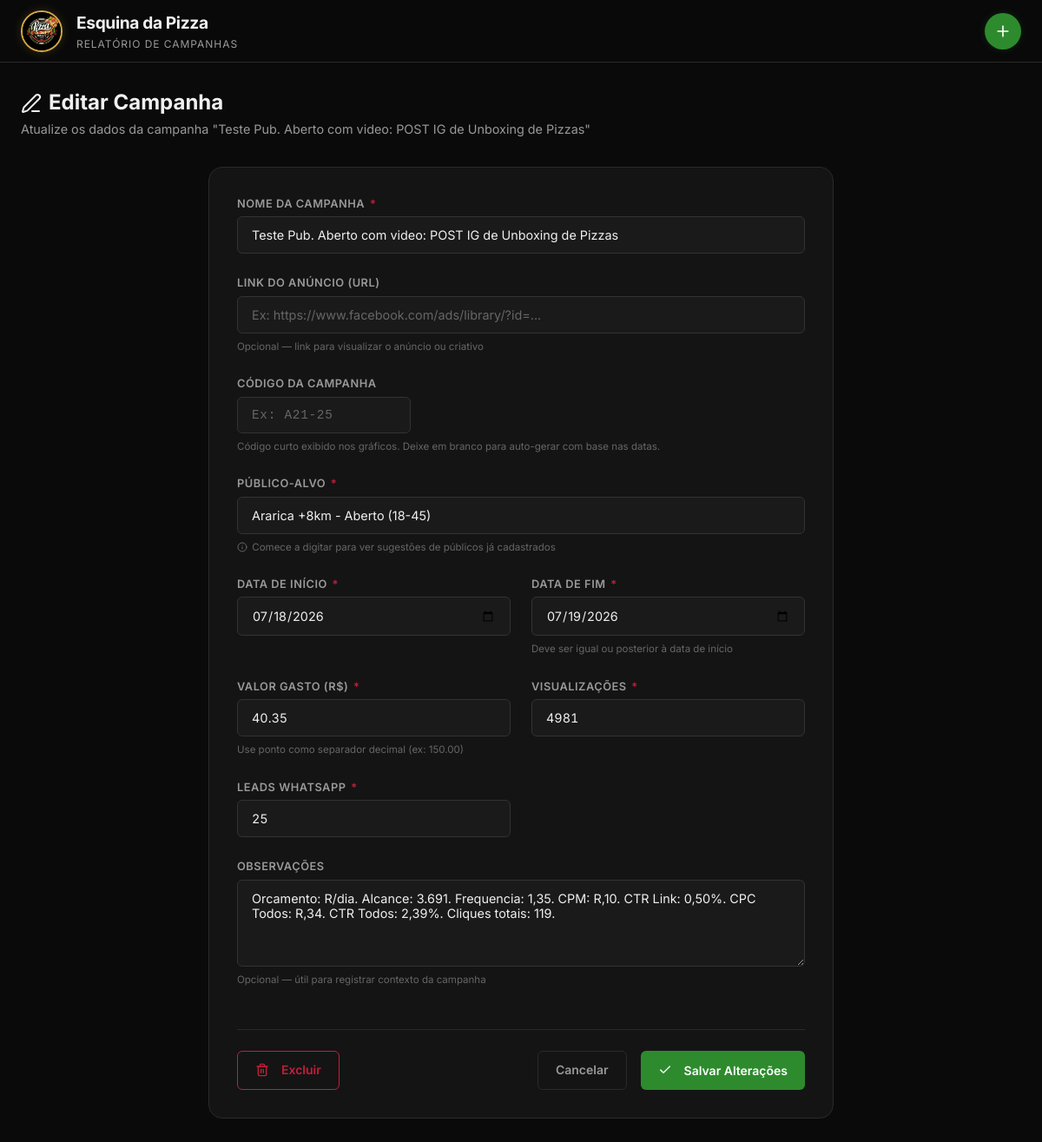
/editar-campanha/7, run on the app's committed database.
### tables this page shows
CREATE TABLE campanhas (
            id INTEGER PRIMARY KEY AUTOINCREMENT,
            nome_campanha TEXT NOT NULL,
            publico_alvo TEXT NOT NULL,
            data_inicio DATE NOT NULL,
            data_fim DATE NOT NULL,
            valor_gasto REAL NOT NULL,
            visualizacoes INTEGER NOT NULL,
            conversas_iniciadas INTEGER NOT NULL,
            observacoes TEXT
        , codigo_campanha TEXT, link_anuncio TEXT);

### app.py (the view, shortened to what this page needs)
@app.route('/editar-campanha/<int:campanha_id>', methods=['GET', 'POST'])
def editar_campanha(campanha_id):
    conn = get_db()
    campanha = conn.execute("SELECT * FROM campanhas WHERE id = ?", (campanha_id,)).fetchone()
    close_db(conn)
    if not campanha:
        flash('Campanha não encontrada.', 'error')
        return redirect(url_for('dashboard'))
    return render_template('editar_campanha.html',
        campanha=dict(campanha),
        campanha_id=campanha_id,
        publicos=_obter_publicos(),
    )

### app.py (called while the page is built)
def _obter_publicos():
    conn = get_db()
    publicos = [row['publico_alvo'] for row in conn.execute(
        "SELECT DISTINCT publico_alvo FROM campanhas ORDER BY publico_alvo"
    ).fetchall()]
    close_db(conn)
    return publicos

### database.py (called while the page is built)
def get_db():
    diretorio = os.path.dirname(DATABASE_PATH)
    if diretorio and not os.path.exists(diretorio):
        os.makedirs(diretorio, exist_ok=True)
    conn = sqlite3.connect(DATABASE_PATH)
    conn.row_factory = sqlite3.Row  # Permite acesso por nome: row['coluna']
    conn.execute("PRAGMA journal_mode=WAL")  # Melhor performance de escrita
    return conn

### templates/editar_campanha.html (shortened to what this page needs)
{% extends "base.html" %}
{% block content %}
<div class="page-title">
    <h1><i data-lucide="edit-3" style="vertical-align: middle; margin-right: 8px;"></i>Editar Campanha</h1>
    <p>Atualize os dados da campanha "{{ campanha.get('nome_campanha', '') }}"</p>
</div>
<section class="form-section">
    <form id="form-campanha" method="POST" action="{{ url_for('editar_campanha', campanha_id=campanha_id) }}">
        <div class="form-grid">
            <div class="form-group form-group--full">
                <label for="nome_campanha">
                    Nome da Campanha <span class="required">*</span>
                </label>
                <input type="text"
                       id="nome_campanha"
                       name="nome_campanha"
                       value="{{ campanha.get('nome_campanha', '') }}"
                       placeholder="Ex: Promo Terça da Pizza"
                       required
                       maxlength="200">
            </div>
            <div class="form-group form-group--full">
                <label for="link_anuncio">
                    Link do Anúncio (URL)
                </label>
                <input type="url"
                       id="link_anuncio"
                       name="link_anuncio"
                       value="{{ campanha.get('link_anuncio', '') or '' }}"
                       placeholder="Ex: https://www.facebook.com/ads/library/?id=..."
                       maxlength="500">
                <span class="form-hint">Opcional — link para visualizar o anúncio ou criativo</span>
            </div>
            <div class="form-group form-group--full">
                <label for="codigo_campanha">
                    Código da Campanha
                </label>
                <input type="text"
                       id="codigo_campanha"
                       name="codigo_campanha"
                       value="{{ campanha.get('codigo_campanha', '') or '' }}"
                       placeholder="Ex: A21-25"
                       maxlength="20"
                       style="font-family: monospace; letter-spacing: 0.05em; max-width: 200px;">
                <span class="form-hint">Código curto exibido nos gráficos. Deixe em branco para auto-gerar com base nas datas.</span>
            </div>
            <div class="form-group form-group--full">
                <label for="publico_alvo">
                    Público-Alvo <span class="required">*</span>
                </label>
                <input type="text"
                       id="publico_alvo"
                       name="publico_alvo"
                       value="{{ campanha.get('publico_alvo', '') }}"
                       placeholder="Ex: Zona Sul - 18 a 45 anos"
                       list="publicos-lista"
                       required
                       maxlength="200">
                <span class="form-hint"><i data-lucide="info" style="width: 12px; height: 12px; vertical-align: middle; margin-right: 2px;"></i> Comece a digitar para ver sugestões de públicos já cadastrados</span>
            </div>
            <div class="form-group">
                <label for="data_inicio">
                    Data de Início <span class="required">*</span>
                </label>
                <input type="date"
                       id="data_inicio"
                       name="data_inicio"
                       value="{{ campanha.get('data_inicio', '') }}"
                       oninput="atualizarCodigoSeVazio()"
                       required>
            </div>
            <div class="form-group">
                <label for="data_fim">
                    Data de Fim <span class="required">*</span>
                </label>
                <input type="date"
                       id="data_fim"
                       name="data_fim"
                       value="{{ campanha.get('data_fim', '') }}"
                       oninput="atualizarCodigoSeVazio()"
                       required>
                <span class="form-hint">Deve ser igual ou posterior à data de início</span>
            </div>
            <div class="form-group">
                <label for="valor_gasto">
                    Valor Gasto (R$) <span class="required">*</span>
                </label>
                <input type="number"
                       id="valor_gasto"
                       name="valor_gasto"
                       value="{{ campanha.get('valor_gasto', '') }}"
                       placeholder="0.00"
                       step="0.01"
                       min="0"
                       required>
                <span class="form-hint">Use ponto como separador decimal (ex: 150.00)</span>
            </div>
            <div class="form-group">
                <label for="visualizacoes">
                    Visualizações <span class="required">*</span>
                </label>
                <input type="number"
                       id="visualizacoes"
                       name="visualizacoes"
                       value="{{ campanha.get('visualizacoes', '') }}"
                       placeholder="0"
                       min="0"
                       required>
            </div>
            <div class="form-group">
                <label for="conversas_iniciadas">
                    Leads WhatsApp <span class="required">*</span>
                </label>
                <input type="number"
                       id="conversas_iniciadas"
                       name="conversas_iniciadas"
                       value="{{ campanha.get('conversas_iniciadas', '') }}"
                       placeholder="0"
                       min="0"
                       required>
            </div>
            <div class="form-group form-group--full">
                <label for="observacoes">
                    Observações
                </label>
                <textarea id="observacoes"
                          name="observacoes"
                          placeholder="Anotações opcionais — ex: campanha pausada no dia X, mudança de configuração..."
                          maxlength="500">{{ campanha.get('observacoes', '') or '' }}</textarea>
                <span class="form-hint">Opcional — útil para registrar contexto da campanha</span>
            </div>
            <div class="form-actions">
                <a href="#"
                   class="btn btn-danger"
                   id="btn-excluir"
                   style="margin-right: auto;"
                   onclick="event.preventDefault(); if(confirm('Tem certeza que deseja excluir &quot;{{ campanha.get('nome_campanha', '') }}&quot;?\n\nEsta ação não pode ser desfeita.')) { document.getElementById('form-excluir').submit(); }">
                    <i data-lucide="trash-2" style="width: 16px; height: 16px; margin-right: 6px; vertical-align: middle;"></i> Excluir
                </a>
                <a href="{{ url_for('dashboard') }}" class="btn btn-secondary" id="btn-cancelar">
                    Cancelar
                </a>
                <button type="submit" class="btn btn-success" id="btn-salvar">
                    <i data-lucide="check" style="width: 16px; height: 16px; margin-right: 6px; vertical-align: middle;"></i> Salvar Alterações
                </button>
            </div>
        </div>
    </form>
</section>
{% endblock %}

### templates/base.html (shortened to what this page needs)
<!DOCTYPE html>
<html lang="pt-BR">
<head>
    <link rel="stylesheet" href="{{ url_for('static', filename='css/style.css') }}">
</head>
<body>
    <header class="header">
        <div class="container">
            <a href="{{ url_for('dashboard') }}" class="header-brand">
                <img src="{{ url_for('static', filename='assets/logo.png') }}"
                     alt="Logo Esquina da Pizza"
                     class="header-logo"
                     onerror="this.style.display='none'">
                <div>
                    <div class="header-title">Esquina da Pizza</div>
                    <div class="header-subtitle">Relatório de Campanhas</div>
                </div>
            </a>
            <nav class="header-nav">
                <button type="button" class="btn-circular" id="btn-nova-campanha-modal" title="Nova Campanha">
                    <i data-lucide="plus"></i>
                </button>
            </nav>
        </div>
    </header>
    <main class="page-content">
        <div class="container">
            {% block content %}{% endblock %}
        </div>
    </main>
</body>
</html>

### data on the page
campanhas: get "Teste Pub. Aberto com video: POST IG de Unboxing de Pizzas", nome_campanha "Teste Pub. Aberto com video: POST IG de Unboxing de Pizzas", publico_alvo "Ararica +8km - Aberto (18-45)", data_inicio "07/18/2026", data_fim "07/19/2026", valor_gasto "40.35", visualizacoes "4981", observacoes "Orcamento: R/dia. Alcance: 3.691. Frequencia: 1,35. CPM: R,10. CTR Link: 0,50%. CPC Todos: R,34. CTR Todos: 2,39%. Cliques totais: 119."
